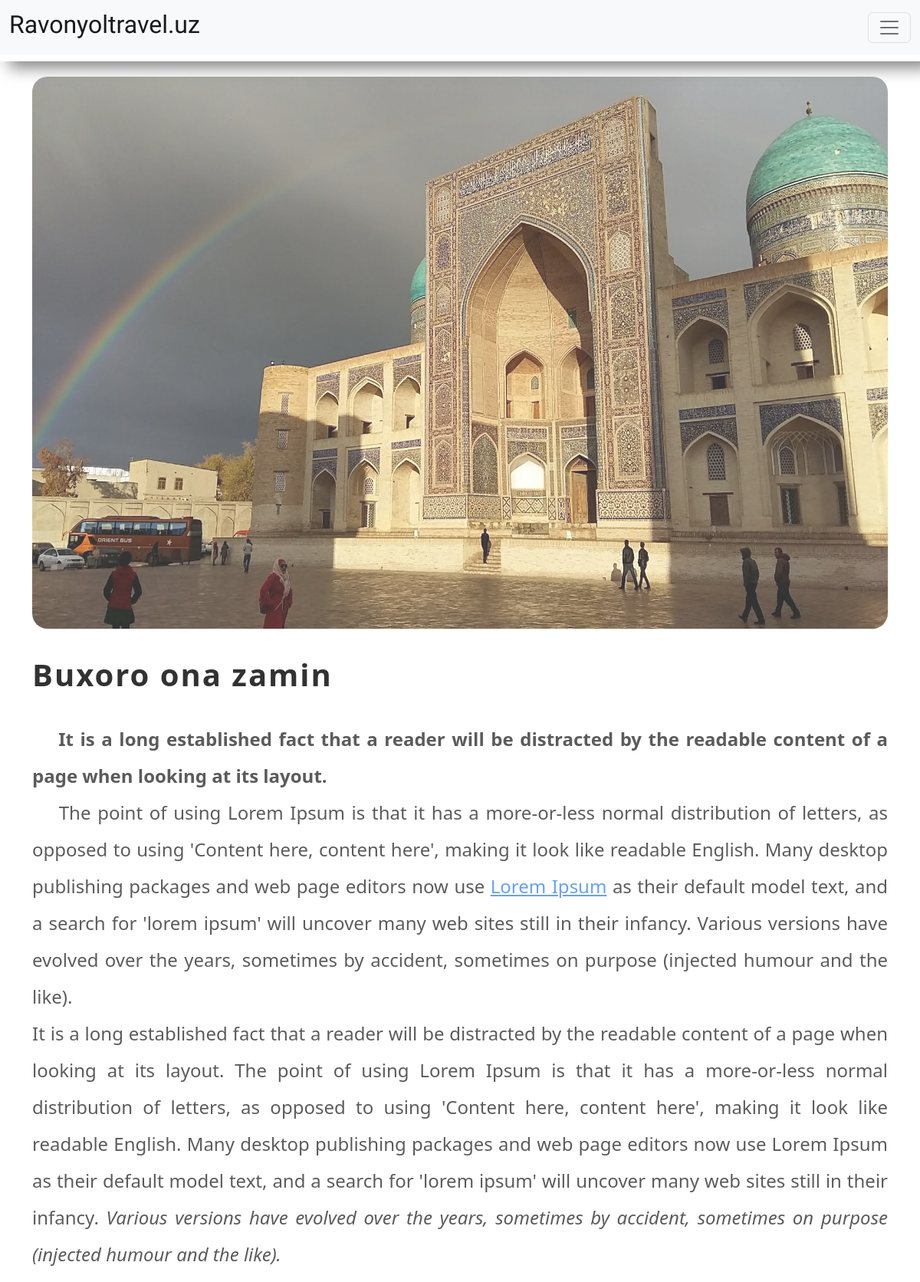
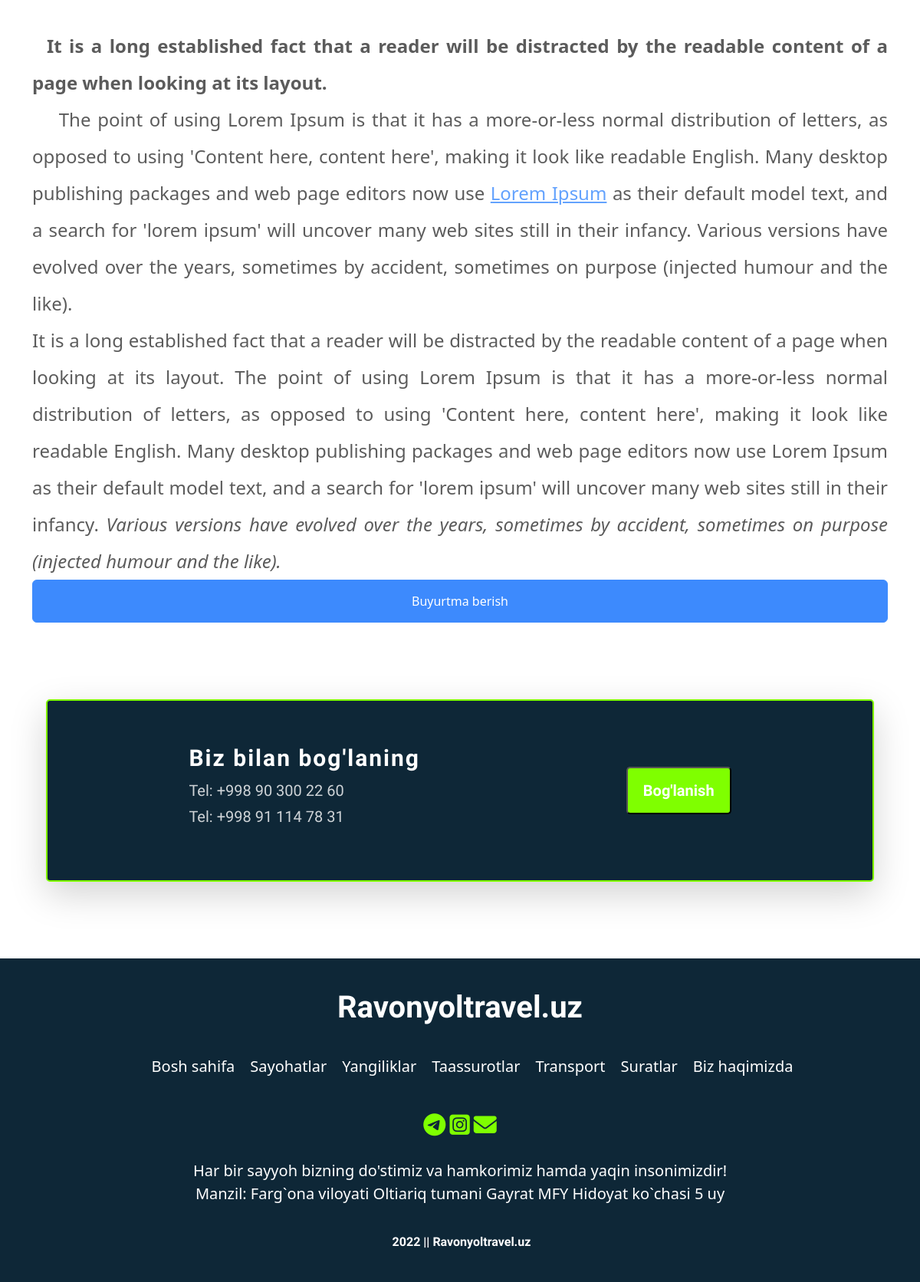
Screenshot of /news/8/ with the database file from the repository (2 pictures, top to bottom).
### mainapp/models.py (models this page shows, shortened)
class Tassurotlar(models.Model):
    sarlavha = models.CharField(max_length=50, verbose_name='Sarlavha')
    qisqa_mal = models.CharField(max_length=200, verbose_name="Qiqacha ma'lumot")
    picture = models.ImageField(blank=True, verbose_name="Rasmni joylang:")
    toliq_mal = RichTextField(verbose_name="To'liq ma'lumot")
    class Meta:
        verbose_name = "Yangilik"
        verbose_name_plural = "Yangiliklar"

### mainapp/views.py (the view)
# urls.py: path('news/<int:pk>/', NewsDetailView.as_view(), name = 'news_detail'),
class NewsDetailView(DetailView):
    model = Tassurotlar
    template_name = 'news_detail.html'

### templates/news_detail.html (shortened to what this page needs)
{% extends 'base.html' %}
{% load static %}
{% block link %}{% static 'css/travel_detail.css'%}{% endblock link %}
{% block content %}
    <div class="travel_detail desription-p" >
        <div class="container-lg">
            <div class="class-img">
                <img src="{{object.picture.url}}" alt="{{object.picture}}">
            </div>
            <div class="sub-title">
                <h3>
                    {{object.sarlavha}}
                </h3>
            </div>
            <p class="desription-p">
                {{ object.toliq_mal | safe }}
            </p>
           <div class="button">
            <button type="button" class="btn btn-primary" data-bs-toggle="modal" data-bs-target="#exampleModal">
                Buyurtma berish
            </button>
           </div>
        </div>
    </div>
{% endblock content %}

### static/css/travel_detail.css (style rules this page uses)
.travel_detail { padding-top: 100px; padding-left: 20px; padding-right: 20px; }
.travel_detail .desription-p { text-align: justify; text-justify: inter-word; padding: 20px; }
.class-img img { width: 100%; height: 90vh; }
.class-img { border-radius: 20px; overflow: hidden; }
.travel_detail .sub-title { padding-top: 40px; }
.travel_detail .sub-title h3 { margin: 0; font-weight: 600; }
.travel_detail .button button { width: 100%; padding: 15px 0; }
.travel_detail p { padding-left: 0 !important; padding-right: 0 !important; font-size: 1.5rem !important; line-height: 2; letter-spacing: 2; color: #000; opacity: 0.8; width: 100%; margin: 0 !important; }

### static/css/shared.css (style rules this page uses)
body { font-family: 'Exo 2',sans-serif; }
.sub-title h3 { font-size: 2.5rem; font-weight: 600; letter-spacing: 2px; line-height: 1; position: relative; margin-bottom: 3rem; }
.desription-p { font-size: 1.5rem; line-height: 2; letter-spacing: 2; color: #000; opacity: 0.8; width: 100%; }

### rows the page displays
Tassurotlar: picture (picture), sarlavha "Buxoro ona zamin", toliq_mal "It is a long established fact that a reader will be distracted by the readable content of a page when looking at its layout. The point of using Lorem Ipsum is that it has a more-or-less normal distribution of letters, as opposed to using 'Content here, content here', making it look like readable English. Many desktop publishing packages and web page editors now use Lorem Ipsum as their default model text, and a search for 'lorem ipsum' will uncover many web sites still in their infancy. Various versions have evolved over the years, sometimes by accident, sometimes on purpose (injected humour and the like). It is a long established fact that a reader will be distracted by the readable…"
